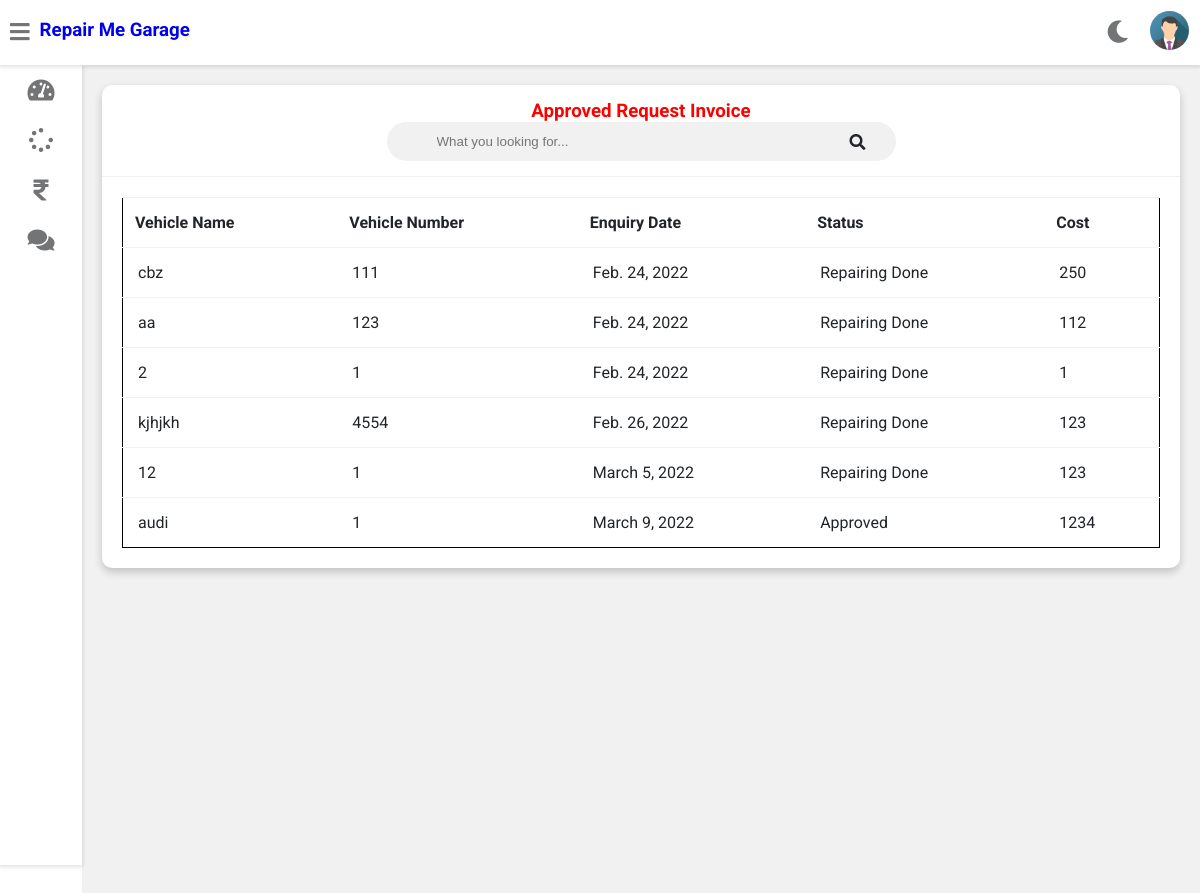
The page /customer-view-approved-request-invoice (signed in) on the database its author committed.
### vehicle/models.py (models this page shows, shortened)
class Customer(models.Model):
    user=models.OneToOneField(User,on_delete=models.CASCADE)
    profile_pic= models.ImageField(upload_to='profile_pic/CustomerProfilePic/',null=True,blank=True)
    address = models.CharField(max_length=40)
    mobile = models.CharField(max_length=20,null=False)

class Request(models.Model):
    cat=(('two wheeler with gear','two wheeler with gear'),('two wheeler without gear','two wheeler without gear'),('three wheeler','three wheeler'),('four wheeler','four wheeler'))
    category=models.CharField(max_length=50,choices=cat)
    vehicle_no=models.PositiveIntegerField(null=False)
    vehicle_name = models.CharField(max_length=40,null=False)
    vehicle_model = models.CharField(max_length=40,null=False)
    vehicle_brand = models.CharField(max_length=40,null=False)
    problem_description = models.CharField(max_length=500,null=False)
    date=models.DateField(auto_now=True)
    cost=models.PositiveIntegerField(null=True)
    customer=models.ForeignKey('Customer', on_delete=models.CASCADE,null=True)
    mechanic=models.ForeignKey('Mechanic',on_delete=models.CASCADE,null=True)
    stat=(('Pending','Pending'),('Approved','Approved'),('Repairing','Repairing'),('Repairing Done','Repairing Done'),('Released','Released'))
    status=models.CharField(max_length=50,choices=stat,default='Pending',null=True)

### vehicle/views.py (the view)
# urls.py: path('customer-view-approved-request-invoice',views.customer_view_approved_request_invoice_view,name='customer-view-approved-request-invoice'),
@login_required(login_url='customerlogin')
@user_passes_test(is_customer)
def customer_view_approved_request_invoice_view(request):
    customer=models.Customer.objects.get(user_id=request.user.id)
    enquiries=models.Request.objects.all().filter(customer_id=customer.id).exclude(status='Pending')
    return render(request,'vehicle/customer_view_approved_request_invoice.html',{'customer':customer,'enquiries':enquiries})

### vehicle/views.py (called while the page is built)
def is_customer(user):
    return user.groups.filter(name='CUSTOMER').exists()

### templates/vehicle/customer_view_approved_request_invoice.html (shortened to what this page needs)
{% extends 'vehicle/customerbase.html' %}
{% block content %}
	<div class="wrapper">
		<div class="row">
			<div class="col-12 col-m-12 col-sm-12">
				<div class="card">
					<div class="card-header">
						<h3 style="color:red; text-align:center" >Approved Request Invoice
						</h3>
						<form class="navbar-search">
						<input type="text" name="Search" id="Search15" class="navbar-search-input" placeholder="What you looking for...">
						<i class="fas fa-search"></i>
						</form>
					</div>
					<div class="card-content">
						<table id="myTable15">
							<thead>
                <tr>
                  <th>Vehicle Name</th>
                  <th>Vehicle Number</th>
                  <th>Enquiry Date</th>
                  <th>Status</th>
                  <th>Cost</th>
                </tr>
							</thead>
							<tbody>
                {% for enq in enquiries %}
                <tr>
                  <td>{{enq.vehicle_name}}</td>
                  <td>{{enq.vehicle_no}}</td>
                  <td>{{enq.date}}</td>
                  <td>{{enq.status}}</td>
                  <td>{{enq.cost}}</td>
                  </tr>
                {% endfor %}
							</tbody>
						</table>
					</div>
				</div>
			</div>
		</div>
<br><br><br><br><br><br><br><br><br><br><br><br><br><br><br><br>
	</div>
{% endblock content %}

### templates/vehicle/customerbase.html (shortened to what this page needs)
<!DOCTYPE html>
{% load static %}
<html>
<head>
	<link rel="stylesheet" type="text/css" href="https://cdnjs.cloudflare.com/ajax/libs/Chart.js/2.9.3/Chart.min.css">
	<link rel="stylesheet" type="text/css" href="{% static "fontawesome-free/css/all.min.css" %}">
	<link rel="stylesheet" type="text/css" href="{% static "style.css" %}">
</head>
<body class="overlay-scrollbar">
	<div class="navbar">
		<ul class="navbar-nav">
			<li class="nav-item">
				<a class="nav-link">
					<i class="fas fa-bars" onclick="collapseSidebar()"></i>
				</a>
			</li>
			<li class="nav-item">
			<a style="text-decoration:none;"href="/customer-dashboard"><h3>Repair Me Garage</h3></a>
			</li>
		</ul>
		<ul class="navbar-nav nav-right">
			<li class="nav-item mode">
				<a class="nav-link" href="#" onclick="switchTheme()">
					<i class="fas fa-moon dark-icon"></i>
				</a>
			</li>
			<li class="nav-item avt-wrapper">
				<div class="avt dropdown">
					<img src="{% static  customer.profile_pic.url %} " alt="User image" class="dropdown-toggle" data-toggle="user-menu">
				</div>
			</li>
		</ul>
	</div>
	<div class="sidebar">
		<ul class="sidebar-nav">
			<li class="sidebar-nav-item">
				<a href="/customer-dashboard" class="sidebar-nav-link">
					<div>
						<i class="fas fa-tachometer-alt"></i>
					</div>
				</a>
			</li>
			<li  class="sidebar-nav-item">
				<a href="/customer-request" class="sidebar-nav-link">
					<div>
						<i class="fas fa-spinner"></i>
					</div>
				</a>
			</li>
			<li  class="sidebar-nav-item">
				<a href="/customer-invoice" class="sidebar-nav-link">
					<div>
						<i class="fas fa-rupee-sign"></i>
					</div>
				</a>
			</li>
			<li  class="sidebar-nav-item">
				<a href="/customer-feedback" class="sidebar-nav-link">
					<div>
					<i class="fas fa-comments"></i>
					</div>
				</a>
			</li>
		</ul>
	</div>
<div>
	<div class="content">
		{% block content %}
		{% endblock content %}
	</div>
</div>
</body>
</html>

### static/style.css (style rules this page uses)
:root { --primary-color: #4834d4; --success-color: #6ab04c; --warning-color: #f0932b; --danger-color: #eb4d4b; --light-color: #212529; --light-second-color: #727475; --light-background: #ffffff; --light-second-background: #f1f1f1; --dark-color: #909090; --dark-second-color: #f5f6fa; --dark-background: #23242D; --dark-second-background: #181818; }
.light { --main-bg-color: var(--light-background); --second-bg-color: var(--light-second-background); --main-color: var(--light-color); --second-color: var(--light-second-color); }
* { box-sizing: border-box; }
body { font-family: 'Roboto', sans-serif; background: var(--main-bg-color); color: var(--main-color); margin: 0; }
.navbar { display: flex; flex-direction: row; background: var(--main-bg-color); color: var(--main-color); position: fixed; top: 0; right: 0; left: 0; z-index: 101; box-shadow: rgba(0,0,0,0.12) 0px 1px 4px 1px; }
.navbar-nav { list-style: none; display: flex; flex-direction: row; padding-left: 0; margin-bottom: 0; margin-top: 0; }
.nav-link { float: left; text-align: center; padding: 21px 10px; text-decoration: none; font-size: 17px; color: var(--second-color); position: relative; }
.navbar-nav i { font-size: 1.4rem; }
.nav-right { margin-left: auto; }
.navbar-search { position: relative; margin: auto; width: 50%; }
.navbar-search input { background: var(--second-bg-color); border: none; padding: 12px 50px 12px 50px; width: 100%; outline: none; color: var(--main-color); border-radius: 20px; }
.navbar-search i { position: absolute; top: 50%; right: 20px; transform: translateY(-50%); color: var(--second-color); cursor: pointer; }
.avt img { width: 39px; height: 39px; border-radius: 50%; }
.avt { padding: 11px }
.dropdown { position: relative; }
.wrapper { padding: 10px; margin-left: 82px; padding-top: 75px; background: var(--second-bg-color); transition: margin-left .5s; }
.sidebar { width: 82px; height: 100vh; position: fixed; margin-top: 65px; background: var(--main-bg-color); box-shadow: rgba(0,0,0,0.12) 0px 1px 4px 1px; overflow: hidden; z-index: 100; transition: width .5s; }
.sidebar-nav { list-style: none; padding: 0; margin: 0; display: flex; flex-direction: column; align-items: center; height: 100vh; }
.sidebar-nav-item { width: 100%; }
.sidebar-nav-link { display: flex; align-items: center; color: var(--main-color); text-decoration: none; }
.sidebar-nav-link i { font-size: 1.5rem; color: var(--second-color); position: absolute; left: 50%; top: 50%; transform: translate(-50%, -50%); }
.sidebar-nav-link div { min-width: 82px; height: 50px; position: relative; }
.row { display: flex; flex-wrap: wrap; flex-direction: row; }
.row:after, .row:before { box-sizing: border-box; }
[class*="col-"] { padding: 10px; }
@media only screen and (min-width: 600px) { .col-sm-12 { width: 100%; } }
@media only screen and (min-width: 768px) { .col-m-12 { width: 100%; } }
@media only screen and (min-width: 992px) { .col-12 { width: 100%; } }
.card { background: var(--main-bg-color); color: var(--main-color); border-radius: 10px; margin-bottom: 10px; box-shadow: 0 4px 8px 0 rgba(0,0,0,0.2); }
.card-header { padding: 15px 30px; border-bottom: 1px solid var(--second-bg-color); position: relative; }
.card-header i { color: var(--main-color); position: absolute; right: 30px; top: 50%; transform: translateY(-50%); }
.card-header h3 { margin: 0; }
.card-content { padding: 20px; overflow-x: auto; }
table { border-collapse: collapse; border: 1px solid black; width: 100%; }
table td { border-top: 1px solid var(--second-bg-color); padding: 15px; }
table th { border-top: 1px solid var(--second-bg-color); border-bottom: 1px solid var(--second-bg-color); padding: 15px 12px; text-align: left; }

### rows shown on the page
Customer: profile_pic (picture)
Request: vehicle_name "cbz", vehicle_no "111", date "Feb. 24, 2022", status "Repairing Done", cost "250"
Request: vehicle_name "aa", vehicle_no "123", date "Feb. 24, 2022", status "Repairing Done", cost "112"
Request: vehicle_name "2", vehicle_no "1", date "Feb. 24, 2022", status "Repairing Done", cost "1"
Request: vehicle_name "kjhjkh", vehicle_no "4554", date "Feb. 26, 2022", status "Repairing Done", cost "123"
Request: vehicle_name "12", vehicle_no "1", date "March 5, 2022", status "Repairing Done", cost "123"
Request: vehicle_name "audi", vehicle_no "1", date "March 9, 2022", status "Approved", cost "1234"
